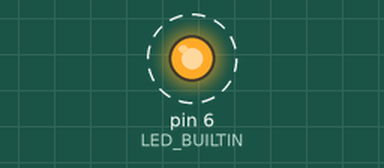
Recording of a sketch running on a simulated Arduino Uno, built with avr-gcc and run on an emulated ATmega328P. Shown: output pins drawn as LEDs (lit = HIGH). Dashed ring = blinking. What the sketch prints to the serial monitor is not drawn.

Above: at 0.5 s.
Timing chart, 0 to 4.6 s (numbered marks = the images above):
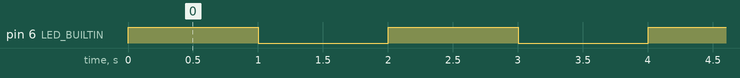

The sketch:

nrf52840_Dongle--Blink.ino
```cpp
//#define MY_DISABLED_SERIAL // Disable Serial Monitor (for Lower Power)
#define MY_BAUD_RATE 115200  // Must match Optiboot Compilation
#define LED_ON_MS    1000    // Time LED is ON (in ms)
#define LED_OFF_MS   1000    // Time LED is OFF (in ms)

#define LED_BUILTIN 6  //

// the setup function runs once when you press reset or power the board
void setup() {
  // initialize digital pin LED_BUILTIN as an output.
  pinMode(LED_BUILTIN, OUTPUT);
#ifndef MY_DISABLED_SERIAL
  Serial.begin(MY_BAUD_RATE);
  //while (!Serial);
  Serial.println("nRF52840 Dongle - Blink & UART0 Test");
#endif
}

// the loop function runs over and over again forever
void loop() {
#ifndef MY_DISABLED_SERIAL
  Serial.println("LED ON");
#endif
  digitalWrite(LED_BUILTIN, HIGH);
  delay(LED_ON_MS);
#ifndef MY_DISABLED_SERIAL
  Serial.println("LED OFF");
#endif
  digitalWrite(LED_BUILTIN, LOW);
  delay(LED_OFF_MS);
}
```

Measured:
- by itself, pin 6 (LED_BUILTIN): alternates HIGH for 1.0 s and LOW for 1.0 s
